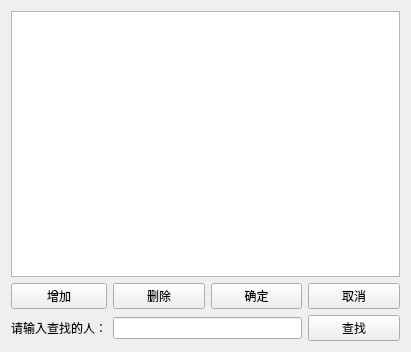
<?xml version="1.0" encoding="UTF-8"?>
<ui version="4.0">
 <class>Widget</class>
 <widget class="QWidget" name="Widget">
  <property name="geometry">
   <rect>
    <x>0</x>
    <y>0</y>
    <width>411</width>
    <height>352</height>
   </rect>
  </property>
  <property name="windowTitle">
   <string>Widget</string>
  </property>
  <layout class="QGridLayout" name="gridLayout">
   <item row="0" column="0" colspan="4">
    <widget class="QTableView" name="tableView"/>
   </item>
   <item row="1" column="0">
    <widget class="QPushButton" name="buttonAdd">
     <property name="text">
      <string>增加</string>
     </property>
    </widget>
   </item>
   <item row="1" column="1">
    <widget class="QPushButton" name="buttonDel">
     <property name="text">
      <string>删除</string>
     </property>
    </widget>
   </item>
   <item row="1" column="2">
    <widget class="QPushButton" name="buttonSure">
     <property name="text">
      <string>确定</string>
     </property>
    </widget>
   </item>
   <item row="1" column="3">
    <widget class="QPushButton" name="buttonCancel">
     <property name="text">
      <string>取消</string>
     </property>
    </widget>
   </item>
   <item row="2" column="0">
    <widget class="QLabel" name="label">
     <property name="text">
      <string>请输入查找的人：</string>
     </property>
    </widget>
   </item>
   <item row="2" column="1" colspan="2">
    <widget class="QLineEdit" name="lineEdit"/>
   </item>
   <item row="2" column="3">
    <widget class="QPushButton" name="buttonFind">
     <property name="text">
      <string>查找</string>
     </property>
    </widget>
   </item>
  </layout>
 </widget>
 <layoutdefault spacing="6" margin="11"/>
 <resources/>
 <connections/>
</ui>
